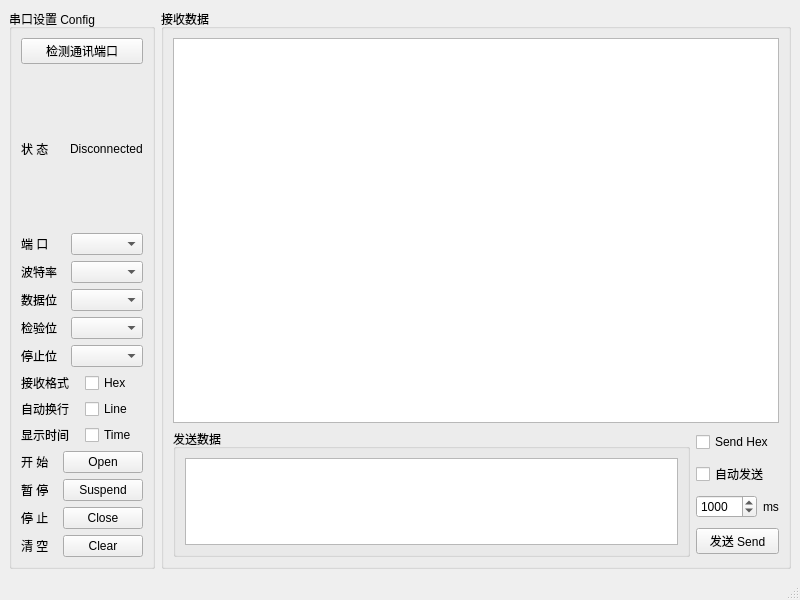
<?xml version="1.0" encoding="UTF-8"?>
<ui version="4.0">
 <class>SerialPort</class>
 <widget class="QMainWindow" name="SerialPort">
  <property name="geometry">
   <rect>
    <x>0</x>
    <y>0</y>
    <width>800</width>
    <height>600</height>
   </rect>
  </property>
  <property name="windowTitle">
   <string>SerialPort</string>
  </property>
  <widget class="QWidget" name="centralwidget">
   <layout class="QHBoxLayout" name="horizontalLayout_17">
    <item>
     <widget class="QGroupBox" name="groupBox">
      <property name="title">
       <string>串口设置 Config</string>
      </property>
      <layout class="QVBoxLayout" name="verticalLayout_4">
       <item>
        <widget class="QPushButton" name="btn_serial">
         <property name="text">
          <string>检测通讯端口</string>
         </property>
        </widget>
       </item>
       <item>
        <layout class="QHBoxLayout" name="horizontalLayout_6">
         <item>
          <widget class="QLabel" name="label_2">
           <property name="text">
            <string>状 态</string>
           </property>
          </widget>
         </item>
         <item>
          <widget class="QLabel" name="lab_status">
           <property name="text">
            <string>Disconnected</string>
           </property>
          </widget>
         </item>
        </layout>
       </item>
       <item>
        <layout class="QHBoxLayout" name="horizontalLayout_4">
         <item>
          <widget class="QLabel" name="label_3">
           <property name="text">
            <string>端 口     </string>
           </property>
          </widget>
         </item>
         <item>
          <widget class="QComboBox" name="cmd_port_name"/>
         </item>
        </layout>
       </item>
       <item>
        <layout class="QHBoxLayout" name="horizontalLayout_5">
         <item>
          <widget class="QLabel" name="label_5">
           <property name="text">
            <string>波特率</string>
           </property>
          </widget>
         </item>
         <item>
          <widget class="QComboBox" name="cmd_baud_rate"/>
         </item>
        </layout>
       </item>
       <item>
        <layout class="QHBoxLayout" name="horizontalLayout_7">
         <item>
          <widget class="QLabel" name="label_6">
           <property name="text">
            <string>数据位</string>
           </property>
          </widget>
         </item>
         <item>
          <widget class="QComboBox" name="cmd_data_bits"/>
         </item>
        </layout>
       </item>
       <item>
        <layout class="QHBoxLayout" name="horizontalLayout_8">
         <item>
          <widget class="QLabel" name="label_7">
           <property name="text">
            <string>检验位</string>
           </property>
          </widget>
         </item>
         <item>
          <widget class="QComboBox" name="cmd_parity"/>
         </item>
        </layout>
       </item>
       <item>
        <layout class="QHBoxLayout" name="horizontalLayout_9">
         <item>
          <widget class="QLabel" name="label_8">
           <property name="text">
            <string>停止位</string>
           </property>
          </widget>
         </item>
         <item>
          <widget class="QComboBox" name="cmd_stop_bits"/>
         </item>
        </layout>
       </item>
       <item>
        <layout class="QHBoxLayout" name="horizontalLayout_10">
         <item>
          <widget class="QLabel" name="label_9">
           <property name="text">
            <string>接收格式</string>
           </property>
          </widget>
         </item>
         <item>
          <widget class="QCheckBox" name="chk_rev_hex">
           <property name="text">
            <string>Hex</string>
           </property>
          </widget>
         </item>
        </layout>
       </item>
       <item>
        <layout class="QHBoxLayout" name="horizontalLayout_11">
         <item>
          <widget class="QLabel" name="label_10">
           <property name="text">
            <string>自动换行</string>
           </property>
          </widget>
         </item>
         <item>
          <widget class="QCheckBox" name="chk_rev_line">
           <property name="text">
            <string>Line</string>
           </property>
          </widget>
         </item>
        </layout>
       </item>
       <item>
        <layout class="QHBoxLayout" name="horizontalLayout_12">
         <item>
          <widget class="QLabel" name="label_11">
           <property name="text">
            <string>显示时间</string>
           </property>
          </widget>
         </item>
         <item>
          <widget class="QCheckBox" name="chk_rev_time">
           <property name="text">
            <string>Time</string>
           </property>
          </widget>
         </item>
        </layout>
       </item>
       <item>
        <layout class="QHBoxLayout" name="horizontalLayout_13">
         <item>
          <widget class="QLabel" name="label_12">
           <property name="text">
            <string>开 始</string>
           </property>
          </widget>
         </item>
         <item>
          <widget class="QPushButton" name="btn_open">
           <property name="text">
            <string>Open</string>
           </property>
          </widget>
         </item>
        </layout>
       </item>
       <item>
        <layout class="QHBoxLayout" name="horizontalLayout_14">
         <item>
          <widget class="QLabel" name="label_13">
           <property name="text">
            <string>暂 停</string>
           </property>
          </widget>
         </item>
         <item>
          <widget class="QPushButton" name="btn_suspend">
           <property name="text">
            <string>Suspend</string>
           </property>
          </widget>
         </item>
        </layout>
       </item>
       <item>
        <layout class="QHBoxLayout" name="horizontalLayout_15">
         <item>
          <widget class="QLabel" name="label_14">
           <property name="text">
            <string>停 止</string>
           </property>
          </widget>
         </item>
         <item>
          <widget class="QPushButton" name="btn_close">
           <property name="text">
            <string>Close</string>
           </property>
          </widget>
         </item>
        </layout>
       </item>
       <item>
        <layout class="QHBoxLayout" name="horizontalLayout_16">
         <item>
          <widget class="QLabel" name="label_15">
           <property name="text">
            <string>清 空</string>
           </property>
          </widget>
         </item>
         <item>
          <widget class="QPushButton" name="btn_clear">
           <property name="text">
            <string>Clear</string>
           </property>
          </widget>
         </item>
        </layout>
       </item>
      </layout>
     </widget>
    </item>
    <item>
     <widget class="QGroupBox" name="groupBox_2">
      <property name="title">
       <string>接收数据</string>
      </property>
      <layout class="QVBoxLayout" name="verticalLayout_2" stretch="3,1">
       <item>
        <widget class="QPlainTextEdit" name="pte_rcv"/>
       </item>
       <item>
        <layout class="QHBoxLayout" name="horizontalLayout_3">
         <item>
          <widget class="QGroupBox" name="groupBox_3">
           <property name="title">
            <string>发送数据</string>
           </property>
           <layout class="QVBoxLayout" name="verticalLayout_3">
            <item>
             <widget class="QPlainTextEdit" name="pte_send"/>
            </item>
           </layout>
          </widget>
         </item>
         <item>
          <layout class="QVBoxLayout" name="verticalLayout">
           <item>
            <spacer name="verticalSpacer_5">
             <property name="orientation">
              <enum>Qt::Vertical</enum>
             </property>
             <property name="sizeHint" stdset="0">
              <size>
               <width>20</width>
               <height>40</height>
              </size>
             </property>
            </spacer>
           </item>
           <item>
            <widget class="QCheckBox" name="chk_send_hex">
             <property name="text">
              <string>Send Hex</string>
             </property>
            </widget>
           </item>
           <item>
            <spacer name="verticalSpacer">
             <property name="orientation">
              <enum>Qt::Vertical</enum>
             </property>
             <property name="sizeHint" stdset="0">
              <size>
               <width>20</width>
               <height>40</height>
              </size>
             </property>
            </spacer>
           </item>
           <item>
            <widget class="QCheckBox" name="checkBox">
             <property name="text">
              <string>自动发送</string>
             </property>
            </widget>
           </item>
           <item>
            <spacer name="verticalSpacer_2">
             <property name="orientation">
              <enum>Qt::Vertical</enum>
             </property>
             <property name="sizeHint" stdset="0">
              <size>
               <width>20</width>
               <height>40</height>
              </size>
             </property>
            </spacer>
           </item>
           <item>
            <layout class="QHBoxLayout" name="horizontalLayout_2">
             <item>
              <widget class="QSpinBox" name="spinBox">
               <property name="maximum">
                <number>10000</number>
               </property>
               <property name="value">
                <number>1000</number>
               </property>
               <property name="displayIntegerBase">
                <number>10</number>
               </property>
              </widget>
             </item>
             <item>
              <widget class="QLabel" name="label">
               <property name="text">
                <string>ms</string>
               </property>
              </widget>
             </item>
            </layout>
           </item>
           <item>
            <spacer name="verticalSpacer_3">
             <property name="orientation">
              <enum>Qt::Vertical</enum>
             </property>
             <property name="sizeHint" stdset="0">
              <size>
               <width>20</width>
               <height>40</height>
              </size>
             </property>
            </spacer>
           </item>
           <item>
            <widget class="QPushButton" name="btn_send">
             <property name="text">
              <string>发送 Send</string>
             </property>
            </widget>
           </item>
           <item>
            <spacer name="verticalSpacer_4">
             <property name="orientation">
              <enum>Qt::Vertical</enum>
             </property>
             <property name="sizeHint" stdset="0">
              <size>
               <width>20</width>
               <height>40</height>
              </size>
             </property>
            </spacer>
           </item>
          </layout>
         </item>
        </layout>
       </item>
      </layout>
     </widget>
    </item>
   </layout>
  </widget>
  <widget class="QStatusBar" name="statusBar"/>
 </widget>
 <resources/>
 <connections/>
</ui>
